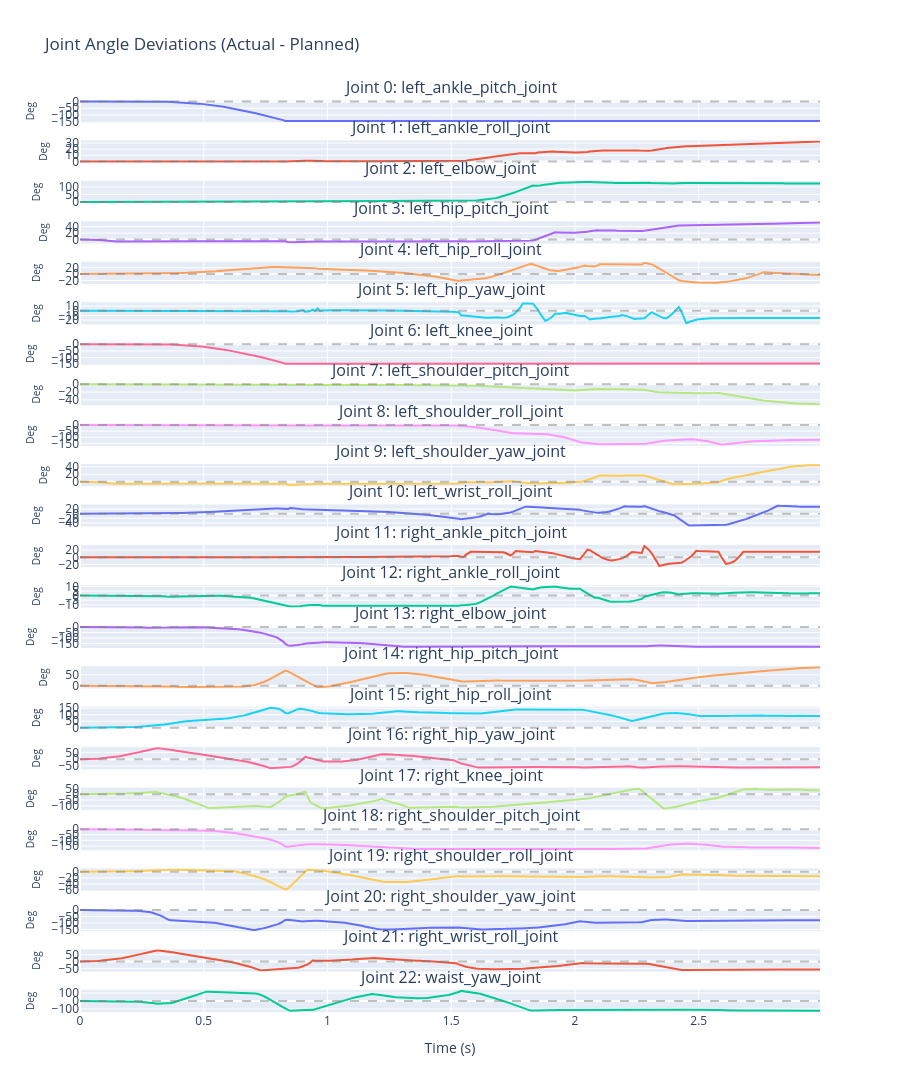
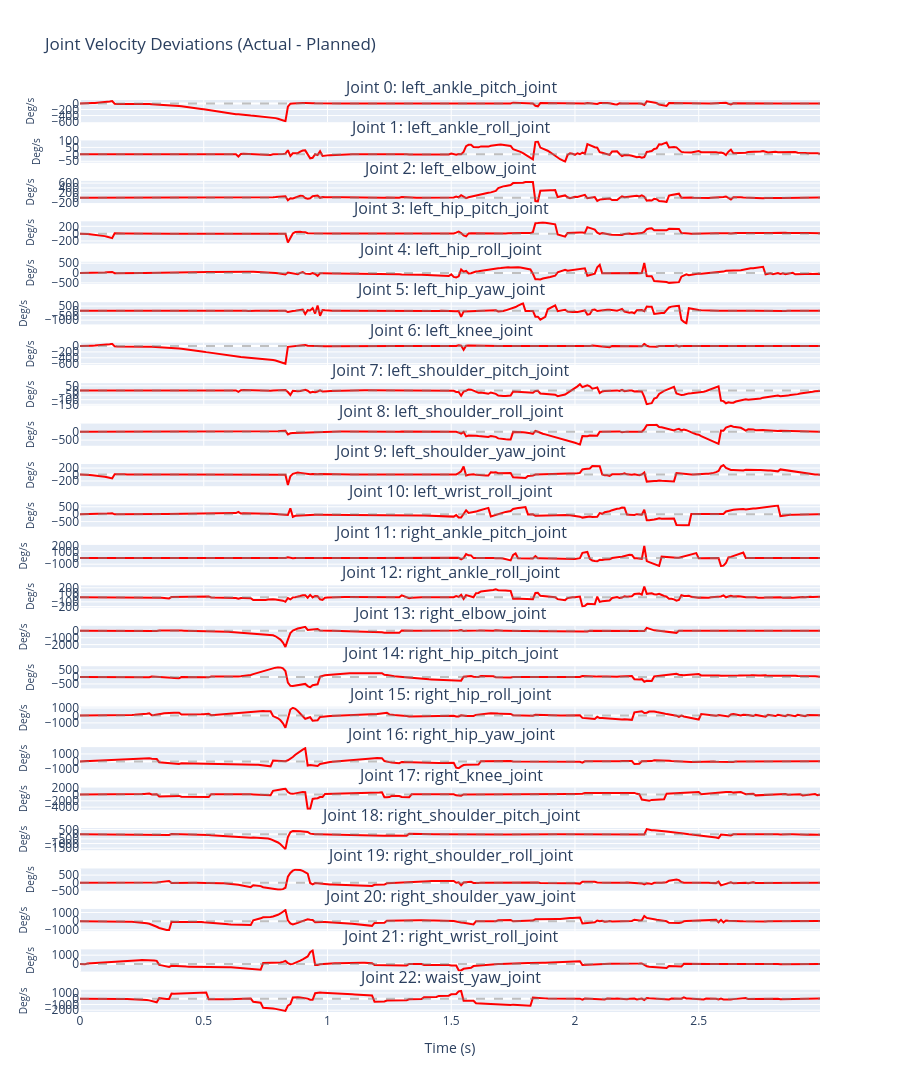

Notebook cell for these charts, in order:
### Markdown cell above
## 11. Visualize Joint Deviations (All Joints)

### Code cell
# Prepare data
time = tracking_data['time']
joint_names = [joint.name() for joint in robot.joints()]

# Create figure with subplots for joint angle deviations
fig = make_subplots(
    rows=num_joints, cols=1,
    subplot_titles=[f"Joint {i}: {joint_names[i]}" for i in range(num_joints)],
    vertical_spacing=0.02,
    shared_xaxes=True
)

# Add traces for each joint's angle deviation
for j in range(num_joints):
    fig.add_trace(
        go.Scatter(
            x=time,
            y=np.rad2deg(tracking_data['joint_angle_deviations'][j]),
            mode='lines',
            name=joint_names[j],
            line=dict(width=2),
            showlegend=False
        ),
        row=j+1, col=1
    )
    
    # Add zero line
    fig.add_hline(y=0, line_dash="dash", line_color="gray", opacity=0.5, row=j+1, col=1)
    
    # Update y-axis
    fig.update_yaxes(title_text="Deg", row=j+1, col=1, title_font=dict(size=10))

# Update layout
fig.update_xaxes(title_text="Time (s)", row=num_joints, col=1)
fig.update_layout(
    height=300*num_joints,
    title_text="Joint Angle Deviations (Actual - Planned)",
    showlegend=False
)

fig.show()

# Create figure for joint velocity deviations
fig2 = make_subplots(
    rows=num_joints, cols=1,
    subplot_titles=[f"Joint {i}: {joint_names[i]}" for i in range(num_joints)],
    vertical_spacing=0.02,
    shared_xaxes=True
)

# Add traces for each joint's velocity deviation
for j in range(num_joints):
    fig2.add_trace(
        go.Scatter(
            x=time,
            y=np.rad2deg(tracking_data['joint_vel_deviations'][j]),
            mode='lines',
            name=joint_names[j],
            line=dict(width=2, color='red'),
            showlegend=False
        ),
        row=j+1, col=1
    )
    
    # Add zero line
    fig2.add_hline(y=0, line_dash="dash", line_color="gray", opacity=0.5, row=j+1, col=1)
    
    # Update y-axis
    fig2.update_yaxes(title_text="Deg/s", row=j+1, col=1, title_font=dict(size=10))

# Update layout
fig2.update_xaxes(title_text="Time (s)", row=num_joints, col=1)
fig2.update_layout(
    height=300*num_joints,
    title_text="Joint Velocity Deviations (Actual - Planned)",
    showlegend=False
)

fig2.show()

# Print statistics
print("\n=== Deviation Statistics ===")
for j in range(num_joints):
    max_angle_dev = max(np.abs(tracking_data['joint_angle_deviations'][j]))
    max_vel_dev = max(np.abs(tracking_data['joint_vel_deviations'][j]))
    print(f"{joint_names[j]:30s}: Angle={np.rad2deg(max_angle_dev):8.4f} deg, Vel={np.rad2deg(max_vel_dev):8.4f} deg/s")

### Figure 1 — Plotly figure (JSON) as saved in the notebook; plotly's stock layout.template omitted (floating-point values rounded to 4 significant figures; data arrays with more than 128 entries replaced by an {"elided": "..."} marker saying what was removed)
{"data": [{"line": {"width": 2}, "mode": "lines", "name": "left_ankle_pitch_joint", "showlegend": false, "type": "scatter", "x": {"elided": "300 float values"}, "xaxis": "x", "y": {"elided": "300 float values"}, "yaxis": "y"}, {"line": {"width": 2}, "mode": "lines", "name": "left_ankle_roll_joint", "showlegend": false, "type": "scatter", "x": {"elided": "300 float values"}, "xaxis": "x2", "y": {"elided": "300 float values"}, "yaxis": "y2"}, {"line": {"width": 2}, "mode": "lines", "name": "left_elbow_joint", "showlegend": false, "type": "scatter", "x": {"elided": "300 float values"}, "xaxis": "x3", "y": {"elided": "300 float values"}, "yaxis": "y3"}, {"line": {"width": 2}, "mode": "lines", "name": "left_hip_pitch_joint", "showlegend": false, "type": "scatter", "x": {"elided": "300 float values"}, "xaxis": "x4", "y": {"elided": "300 float values"}, "yaxis": "y4"}, {"line": {"width": 2}, "mode": "lines", "name": "left_hip_roll_joint", "showlegend": false, "type": "scatter", "x": {"elided": "300 float values"}, "xaxis": "x5", "y": {"elided": "300 float values"}, "yaxis": "y5"}, {"line": {"width": 2}, "mode": "lines", "name": "left_hip_yaw_joint", "showlegend": false, "type": "scatter", "x": {"elided": "300 float values"}, "xaxis": "x6", "y": {"elided": "300 float values"}, "yaxis": "y6"}, {"line": {"width": 2}, "mode": "lines", "name": "left_knee_joint", "showlegend": false, "type": "scatter", "x": {"elided": "300 float values"}, "xaxis": "x7", "y": {"elided": "300 float values"}, "yaxis": "y7"}, {"line": {"width": 2}, "mode": "lines", "name": "left_shoulder_pitch_joint", "showlegend": false, "type": "scatter", "x": {"elided": "300 float values"}, "xaxis": "x8", "y": {"elided": "300 float values"}, "yaxis": "y8"}, {"line": {"width": 2}, "mode": "lines", "name": "left_shoulder_roll_joint", "showlegend": false, "type": "scatter", "x": {"elided": "300 float values"}, "xaxis": "x9", "y": {"elided": "300 float values"}, "yaxis": "y9"}, {"line": {"width": 2}, "mode": "lines", "name": "left_shoulder_yaw_joint", "showlegend": false, "type": "scatter", "x": {"elided": "300 float values"}, "xaxis": "x10", "y": {"elided": "300 float values"}, "yaxis": "y10"}, {"line": {"width": 2}, "mode": "lines", "name": "left_wrist_roll_joint", "showlegend": false, "type": "scatter", "x": {"elided": "300 float values"}, "xaxis": "x11", "y": {"elided": "300 float values"}, "yaxis": "y11"}, {"line": {"width": 2}, "mode": "lines", "name": "right_ankle_pitch_joint", "showlegend": false, "type": "scatter", "x": {"elided": "300 float values"}, "xaxis": "x12", "y": {"elided": "300 float values"}, "yaxis": "y12"}, {"line": {"width": 2}, "mode": "lines", "name": "right_ankle_roll_joint", "showlegend": false, "type": "scatter", "x": {"elided": "300 float values"}, "xaxis": "x13", "y": {"elided": "300 float values"}, "yaxis": "y13"}, {"line": {"width": 2}, "mode": "lines", "name": "right_elbow_joint", "showlegend": false, "type": "scatter", "x": {"elided": "300 float values"}, "xaxis": "x14", "y": {"elided": "300 float values"}, "yaxis": "y14"}, {"line": {"width": 2}, "mode": "lines", "name": "right_hip_pitch_joint", "showlegend": false, "type": "scatter", "x": {"elided": "300 float values"}, "xaxis": "x15", "y": {"elided": "300 float values"}, "yaxis": "y15"}, {"line": {"width": 2}, "mode": "lines", "name": "right_hip_roll_joint", "showlegend": false, "type": "scatter", "x": {"elided": "300 float values"}, "xaxis": "x16", "y": {"elided": "300 float values"}, "yaxis": "y16"}, {"line": {"width": 2}, "mode": "lines", "name": "right_hip_yaw_joint", "showlegend": false, "type": "scatter", "x": {"elided": "300 float values"}, "xaxis": "x17", "y": {"elided": "300 float values"}, "yaxis": "y17"}, {"line": {"width": 2}, "mode": "lines", "name": "right_knee_joint", "showlegend": false, "type": "scatter", "x": {"elided": "300 float values"}, "xaxis": "x18", "y": {"elided": "300 float values"}, "yaxis": "y18"}, {"line": {"width": 2}, "mode": "lines", "name": "right_shoulder_pitch_joint", "showlegend": false, "type": "scatter", "x": {"elided": "300 float values"}, "xaxis": "x19", "y": {"elided": "300 float values"}, "yaxis": "y19"}, {"line": {"width": 2}, "mode": "lines", "name": "right_shoulder_roll_joint", "showlegend": false, "type": "scatter", "x": {"elided": "300 float values"}, "xaxis": "x20", "y": {"elided": "300 float values"}, "yaxis": "y20"}, {"line": {"width": 2}, "mode": "lines", "name": "right_shoulder_yaw_joint", "showlegend": false, "type": "scatter", "x": {"elided": "300 float values"}, "xaxis": "x21", "y": {"elided": "300 float values"}, "yaxis": "y21"}, {"line": {"width": 2}, "mode": "lines", "name": "right_wrist_roll_joint", "showlegend": false, "type": "scatter", "x": {"elided": "300 float values"}, "xaxis": "x22", "y": {"elided": "300 float values"}, "yaxis": "y22"}, {"line": {"width": 2}, "mode": "lines", "name": "waist_yaw_joint", "showlegend": false, "type": "scatter", "x": {"elided": "300 float values"}, "xaxis": "x23", "y": {"elided": "300 float values"}, "yaxis": "y23"}], "layout": {"annotations": [{"font": {"size": 16}, "showarrow": false, "text": "Joint 0: left_ankle_pitch_joint", "x": 0.5, "xanchor": "center", "xref": "paper", "y": 1, "yanchor": "bottom", "yref": "paper"}, {"font": {"size": 16}, "showarrow": false, "text": "Joint 1: left_ankle_roll_joint", "x": 0.5, "xanchor": "center", "xref": "paper", "y": 0.9557, "yanchor": "bottom", "yref": "paper"}, {"font": {"size": 16}, "showarrow": false, "text": "Joint 2: left_elbow_joint", "x": 0.5, "xanchor": "center", "xref": "paper", "y": 0.9113, "yanchor": "bottom", "yref": "paper"}, {"font": {"size": 16}, "showarrow": false, "text": "Joint 3: left_hip_pitch_joint", "x": 0.5, "xanchor": "center", "xref": "paper", "y": 0.867, "yanchor": "bottom", "yref": "paper"}, {"font": {"size": 16}, "showarrow": false, "text": "Joint 4: left_hip_roll_joint", "x": 0.5, "xanchor": "center", "xref": "paper", "y": 0.8226, "yanchor": "bottom", "yref": "paper"}, {"font": {"size": 16}, "showarrow": false, "text": "Joint 5: left_hip_yaw_joint", "x": 0.5, "xanchor": "center", "xref": "paper", "y": 0.7783, "yanchor": "bottom", "yref": "paper"}, {"font": {"size": 16}, "showarrow": false, "text": "Joint 6: left_knee_joint", "x": 0.5, "xanchor": "center", "xref": "paper", "y": 0.7339, "yanchor": "bottom", "yref": "paper"}, {"font": {"size": 16}, "showarrow": false, "text": "Joint 7: left_shoulder_pitch_joint", "x": 0.5, "xanchor": "center", "xref": "paper", "y": 0.6896, "yanchor": "bottom", "yref": "paper"}, {"font": {"size": 16}, "showarrow": false, "text": "Joint 8: left_shoulder_roll_joint", "x": 0.5, "xanchor": "center", "xref": "paper", "y": 0.6452, "yanchor": "bottom", "yref": "paper"}, {"font": {"size": 16}, "showarrow": false, "text": "Joint 9: left_shoulder_yaw_joint", "x": 0.5, "xanchor": "center", "xref": "paper", "y": 0.6009, "yanchor": "bottom", "yref": "paper"}, {"font": {"size": 16}, "showarrow": false, "text": "Joint 10: left_wrist_roll_joint", "x": 0.5, "xanchor": "center", "xref": "paper", "y": 0.5565, "yanchor": "bottom", "yref": "paper"}, {"font": {"size": 16}, "showarrow": false, "text": "Joint 11: right_ankle_pitch_joint", "x": 0.5, "xanchor": "center", "xref": "paper", "y": 0.5122, "yanchor": "bottom", "yref": "paper"}, {"font": {"size": 16}, "showarrow": false, "text": "Joint 12: right_ankle_roll_joint", "x": 0.5, "xanchor": "center", "xref": "paper", "y": 0.4678, "yanchor": "bottom", "yref": "paper"}, {"font": {"size": 16}, "showarrow": false, "text": "Joint 13: right_elbow_joint", "x": 0.5, "xanchor": "center", "xref": "paper", "y": 0.4235, "yanchor": "bottom", "yref": "paper"}, {"font": {"size": 16}, "showarrow": false, "text": "Joint 14: right_hip_pitch_joint", "x": 0.5, "xanchor": "center", "xref": "paper", "y": 0.3791, "yanchor": "bottom", "yref": "paper"}, {"font": {"size": 16}, "showarrow": false, "text": "Joint 15: right_hip_roll_joint", "x": 0.5, "xanchor": "center", "xref": "paper", "y": 0.3348, "yanchor": "bottom", "yref": "paper"}, {"font": {"size": 16}, "showarrow": false, "text": "Joint 16: right_hip_yaw_joint", "x": 0.5, "xanchor": "center", "xref": "paper", "y": 0.2904, "yanchor": "bottom", "yref": "paper"}, {"font": {"size": 16}, "showarrow": false, "text": "Joint 17: right_knee_joint", "x": 0.5, "xanchor": "center", "xref": "paper", "y": 0.2461, "yanchor": "bottom", "yref": "paper"}, {"font": {"size": 16}, "showarrow": false, "text": "Joint 18: right_shoulder_pitch_joint", "x": 0.5, "xanchor": "center", "xref": "paper", "y": 0.2017, "yanchor": "bottom", "yref": "paper"}, {"font": {"size": 16}, "showarrow": false, "text": "Joint 19: right_shoulder_roll_joint", "x": 0.5, "xanchor": "center", "xref": "paper", "y": 0.1574, "yanchor": "bottom", "yref": "paper"}, {"font": {"size": 16}, "showarrow": false, "text": "Joint 20: right_shoulder_yaw_joint", "x": 0.5, "xanchor": "center", "xref": "paper", "y": 0.113, "yanchor": "bottom", "yref": "paper"}, {"font": {"size": 16}, "showarrow": false, "text": "Joint 21: right_wrist_roll_joint", "x": 0.5, "xanchor": "center", "xref": "paper", "y": 0.0687, "yanchor": "bottom", "yref": "paper"}, {"font": {"size": 16}, "showarrow": false, "text": "Joint 22: waist_yaw_joint", "x": 0.5, "xanchor": "center", "xref": "paper", "y": 0.02435, "yanchor": "bottom", "yref": "paper"}], "height": 6900, "shapes": [{"line": {"color": "gray", "dash": "dash"}, "opacity": 0.5, "type": "line", "x0": 0, "x1": 1, "xref": "x domain", "y0": 0, "y1": 0, "yref": "y"}, {"line": {"color": "gray", "dash": "dash"}, "opacity": 0.5, "type": "line", "x0": 0, "x1": 1, "xref": "x2 domain", "y0": 0, "y1": 0, "yref": "y2"}, {"line": {"color": "gray", "dash": "dash"}, "opacity": 0.5, "type": "line", "x0": 0, "x1": 1, "xref": "x3 domain", "y0": 0, "y1": 0, "yref": "y3"}, {"line": {"color": "gray", "dash": "dash"}, "opacity": 0.5, "type": "line", "x0": 0, "x1": 1, "xref": "x4 domain", "y0": 0, "y1": 0, "yref": "y4"}, {"line": {"color": "gray", "dash": "dash"}, "opacity": 0.5, "type": "line", "x0": 0, "x1": 1, "xref": "x5 domain", "y0": 0, "y1": 0, "yref": "y5"}, {"line": {"color": "gray", "dash": "dash"}, "opacity": 0.5, "type": "line", "x0": 0, "x1": 1, "xref": "x6 domain", "y0": 0, "y1": 0, "yref": "y6"}, {"line": {"color": "gray", "dash": "dash"}, "opacity": 0.5, "type": "line", "x0": 0, "x1": 1, "xref": "x7 domain", "y0": 0, "y1": 0, "yref": "y7"}, {"line": {"color": "gray", "dash": "dash"}, "opacity": 0.5, "type": "line", "x0": 0, "x1": 1, "xref": "x8 domain", "y0": 0, "y1": 0, "yref": "y8"}, {"line": {"color": "gray", "dash": "dash"}, "opacity": 0.5, "type": "line", "x0": 0, "x1": 1, "xref": "x9 domain", "y0": 0, "y1": 0, "yref": "y9"}, {"line": {"color": "gray", "dash": "dash"}, "opacity": 0.5, "type": "line", "x0": 0, "x1": 1, "xref": "x10 domain", "y0": 0, "y1": 0, "yref": "y10"}, {"line": {"color": "gray", "dash": "dash"}, "opacity": 0.5, "type": "line", "x0": 0, "x1": 1, "xref": "x11 domain", "y0": 0, "y1": 0, "yref": "y11"}, {"line": {"color": "gray", "dash": "dash"}, "opacity": 0.5, "type": "line", "x0": 0, "x1": 1, "xref": "x12 domain", "y0": 0, "y1": 0, "yref": "y12"}, {"line": {"color": "gray", "dash": "dash"}, "opacity": 0.5, "type": "line", "x0": 0, "x1": 1, "xref": "x13 domain", "y0": 0, "y1": 0, "yref": "y13"}, {"line": {"color": "gray", "dash": "dash"}, "opacity": 0.5, "type": "line", "x0": 0, "x1": 1, "xref": "x14 domain", "y0": 0, "y1": 0, "yref": "y14"}, {"line": {"color": "gray", "dash": "dash"}, "opacity": 0.5, "type": "line", "x0": 0, "x1": 1, "xref": "x15 domain", "y0": 0, "y1": 0, "yref": "y15"}, {"line": {"color": "gray", "dash": "dash"}, "opacity": 0.5, "type": "line", "x0": 0, "x1": 1, "xref": "x16 domain", "y0": 0, "y1": 0, "yref": "y16"}, {"line": {"color": "gray", "dash": "dash"}, "opacity": 0.5, "type": "line", "x0": 0, "x1": 1, "xref": "x17 domain", "y0": 0, "y1": 0, "yref": "y17"}, {"line": {"color": "gray", "dash": "dash"}, "opacity": 0.5, "type": "line", "x0": 0, "x1": 1, "xref": "x18 domain", "y0": 0, "y1": 0, "yref": "y18"}, {"line": {"color": "gray", "dash": "dash"}, "opacity": 0.5, "type": "line", "x0": 0, "x1": 1, "xref": "x19 domain", "y0": 0, "y1": 0, "yref": "y19"}, {"line": {"color": "gray", "dash": "dash"}, "opacity": 0.5, "type": "line", "x0": 0, "x1": 1, "xref": "x20 domain", "y0": 0, "y1": 0, "yref": "y20"}, {"line": {"color": "gray", "dash": "dash"}, "opacity": 0.5, "type": "line", "x0": 0, "x1": 1, "xref": "x21 domain", "y0": 0, "y1": 0, "yref": "y21"}, {"line": {"color": "gray", "dash": "dash"}, "opacity": 0.5, "type": "line", "x0": 0, "x1": 1, "xref": "x22 domain", "y0": 0, "y1": 0, "yref": "y22"}, {"line": {"color": "gray", "dash": "dash"}, "opacity": 0.5, "type": "line", "x0": 0, "x1": 1, "xref": "x23 domain", "y0": 0, "y1": 0, "yref": "y23"}], "showlegend": false, "title": {"text": "Joint Angle Deviations (Actual - Planned)"}, "xaxis": {"anchor": "y", "domain": [0, 1], "matches": "x23", "showticklabels": false}, "xaxis10": {"anchor": "y10", "domain": [0, 1], "matches": "x23", "showticklabels": false}, "xaxis11": {"anchor": "y11", "domain": [0, 1], "matches": "x23", "showticklabels": false}, "xaxis12": {"anchor": "y12", "domain": [0, 1], "matches": "x23", "showticklabels": false}, "xaxis13": {"anchor": "y13", "domain": [0, 1], "matches": "x23", "showticklabels": false}, "xaxis14": {"anchor": "y14", "domain": [0, 1], "matches": "x23", "showticklabels": false}, "xaxis15": {"anchor": "y15", "domain": [0, 1], "matches": "x23", "showticklabels": false}, "xaxis16": {"anchor": "y16", "domain": [0, 1], "matches": "x23", "showticklabels": false}, "xaxis17": {"anchor": "y17", "domain": [0, 1], "matches": "x23", "showticklabels": false}, "xaxis18": {"anchor": "y18", "domain": [0, 1], "matches": "x23", "showticklabels": false}, "xaxis19": {"anchor": "y19", "domain": [0, 1], "matches": "x23", "showticklabels": false}, "xaxis2": {"anchor": "y2", "domain": [0, 1], "matches": "x23", "showticklabels": false}, "xaxis20": {"anchor": "y20", "domain": [0, 1], "matches": "x23", "showticklabels": false}, "xaxis21": {"anchor": "y21", "domain": [0, 1], "matches": "x23", "showticklabels": false}, "xaxis22": {"anchor": "y22", "domain": [0, 1], "matches": "x23", "showticklabels": false}, "xaxis23": {"anchor": "y23", "domain": [0, 1], "title": {"text": "Time (s)"}}, "xaxis3": {"anchor": "y3", "domain": [0, 1], "matches": "x23", "showticklabels": false}, "xaxis4": {"anchor": "y4", "domain": [0, 1], "matches": "x23", "showticklabels": false}, "xaxis5": {"anchor": "y5", "domain": [0, 1], "matches": "x23", "showticklabels": false}, "xaxis6": {"anchor": "y6", "domain": [0, 1], "matches": "x23", "showticklabels": false}, "xaxis7": {"anchor": "y7", "domain": [0, 1], "matches": "x23", "showticklabels": false}, "xaxis8": {"anchor": "y8", "domain": [0, 1], "matches": "x23", "showticklabels": false}, "xaxis9": {"anchor": "y9", "domain": [0, 1], "matches": "x23", "showticklabels": false}, "yaxis": {"anchor": "x", "domain": [0.9757, 1], "title": {"font": {"size": 10}, "text": "Deg"}}, "yaxis10": {"anchor": "x10", "domain": [0.5765, 0.6009], "title": {"font": {"size": 10}, "text": "Deg"}}, "yaxis11": {"anchor": "x11", "domain": [0.5322, 0.5565], "title": {"font": {"size": 10}, "text": "Deg"}}, "yaxis12": {"anchor": "x12", "domain": [0.4878, 0.5122], "title": {"font": {"size": 10}, "text": "Deg"}}, "yaxis13": {"anchor": "x13", "domain": [0.4435, 0.4678], "title": {"font": {"size": 10}, "text": "Deg"}}, "yaxis14": {"anchor": "x14", "domain": [0.3991, 0.4235], "title": {"font": {"size": 10}, "text": "Deg"}}, "yaxis15": {"anchor": "x15", "domain": [0.3548, 0.3791], "title": {"font": {"size": 10}, "text": "Deg"}}, "yaxis16": {"anchor": "x16", "domain": [0.3104, 0.3348], "title": {"font": {"size": 10}, "text": "Deg"}}, "yaxis17": {"anchor": "x17", "domain": [0.2661, 0.2904], "title": {"font": {"size": 10}, "text": "Deg"}}, "yaxis18": {"anchor": "x18", "domain": [0.2217, 0.2461], "title": {"font": {"size": 10}, "text": "Deg"}}, "yaxis19": {"anchor": "x19", "domain": [0.1774, 0.2017], "title": {"font": {"size": 10}, "text": "Deg"}}, "yaxis2": {"anchor": "x2", "domain": [0.9313, 0.9557], "title": {"font": {"size": 10}, "text": "Deg"}}, "yaxis20": {"anchor": "x20", "domain": [0.133, 0.1574], "title": {"font": {"size": 10}, "text": "Deg"}}, "yaxis21": {"anchor": "x21", "domain": [0.0887, 0.113], "title": {"font": {"size": 10}, "text": "Deg"}}, "yaxis22": {"anchor": "x22", "domain": [0.04435, 0.0687], "title": {"font": {"size": 10}, "text": "Deg"}}, "yaxis23": {"anchor": "x23", "domain": [0, 0.02435], "title": {"font": {"size": 10}, "text": "Deg"}}, "yaxis3": {"anchor": "x3", "domain": [0.887, 0.9113], "title": {"font": {"size": 10}, "text": "Deg"}}, "yaxis4": {"anchor": "x4", "domain": [0.8426, 0.867], "title": {"font": {"size": 10}, "text": "Deg"}}, "yaxis5": {"anchor": "x5", "domain": [0.7983, 0.8226], "title": {"font": {"size": 10}, "text": "Deg"}}, "yaxis6": {"anchor": "x6", "domain": [0.7539, 0.7783], "title": {"font": {"size": 10}, "text": "Deg"}}, "yaxis7": {"anchor": "x7", "domain": [0.7096, 0.7339], "title": {"font": {"size": 10}, "text": "Deg"}}, "yaxis8": {"anchor": "x8", "domain": [0.6652, 0.6896], "title": {"font": {"size": 10}, "text": "Deg"}}, "yaxis9": {"anchor": "x9", "domain": [0.6209, 0.6452], "title": {"font": {"size": 10}, "text": "Deg"}}}}

### Figure 2 — Plotly figure (JSON) as saved in the notebook; plotly's stock layout.template omitted (floating-point values rounded to 4 significant figures; data arrays with more than 128 entries replaced by an {"elided": "..."} marker saying what was removed)
{"data": [{"line": {"color": "red", "width": 2}, "mode": "lines", "name": "left_ankle_pitch_joint", "showlegend": false, "type": "scatter", "x": {"elided": "300 float values"}, "xaxis": "x", "y": {"elided": "300 float values"}, "yaxis": "y"}, {"line": {"color": "red", "width": 2}, "mode": "lines", "name": "left_ankle_roll_joint", "showlegend": false, "type": "scatter", "x": {"elided": "300 float values"}, "xaxis": "x2", "y": {"elided": "300 float values"}, "yaxis": "y2"}, {"line": {"color": "red", "width": 2}, "mode": "lines", "name": "left_elbow_joint", "showlegend": false, "type": "scatter", "x": {"elided": "300 float values"}, "xaxis": "x3", "y": {"elided": "300 float values"}, "yaxis": "y3"}, {"line": {"color": "red", "width": 2}, "mode": "lines", "name": "left_hip_pitch_joint", "showlegend": false, "type": "scatter", "x": {"elided": "300 float values"}, "xaxis": "x4", "y": {"elided": "300 float values"}, "yaxis": "y4"}, {"line": {"color": "red", "width": 2}, "mode": "lines", "name": "left_hip_roll_joint", "showlegend": false, "type": "scatter", "x": {"elided": "300 float values"}, "xaxis": "x5", "y": {"elided": "300 float values"}, "yaxis": "y5"}, {"line": {"color": "red", "width": 2}, "mode": "lines", "name": "left_hip_yaw_joint", "showlegend": false, "type": "scatter", "x": {"elided": "300 float values"}, "xaxis": "x6", "y": {"elided": "300 float values"}, "yaxis": "y6"}, {"line": {"color": "red", "width": 2}, "mode": "lines", "name": "left_knee_joint", "showlegend": false, "type": "scatter", "x": {"elided": "300 float values"}, "xaxis": "x7", "y": {"elided": "300 float values"}, "yaxis": "y7"}, {"line": {"color": "red", "width": 2}, "mode": "lines", "name": "left_shoulder_pitch_joint", "showlegend": false, "type": "scatter", "x": {"elided": "300 float values"}, "xaxis": "x8", "y": {"elided": "300 float values"}, "yaxis": "y8"}, {"line": {"color": "red", "width": 2}, "mode": "lines", "name": "left_shoulder_roll_joint", "showlegend": false, "type": "scatter", "x": {"elided": "300 float values"}, "xaxis": "x9", "y": {"elided": "300 float values"}, "yaxis": "y9"}, {"line": {"color": "red", "width": 2}, "mode": "lines", "name": "left_shoulder_yaw_joint", "showlegend": false, "type": "scatter", "x": {"elided": "300 float values"}, "xaxis": "x10", "y": {"elided": "300 float values"}, "yaxis": "y10"}, {"line": {"color": "red", "width": 2}, "mode": "lines", "name": "left_wrist_roll_joint", "showlegend": false, "type": "scatter", "x": {"elided": "300 float values"}, "xaxis": "x11", "y": {"elided": "300 float values"}, "yaxis": "y11"}, {"line": {"color": "red", "width": 2}, "mode": "lines", "name": "right_ankle_pitch_joint", "showlegend": false, "type": "scatter", "x": {"elided": "300 float values"}, "xaxis": "x12", "y": {"elided": "300 float values"}, "yaxis": "y12"}, {"line": {"color": "red", "width": 2}, "mode": "lines", "name": "right_ankle_roll_joint", "showlegend": false, "type": "scatter", "x": {"elided": "300 float values"}, "xaxis": "x13", "y": {"elided": "300 float values"}, "yaxis": "y13"}, {"line": {"color": "red", "width": 2}, "mode": "lines", "name": "right_elbow_joint", "showlegend": false, "type": "scatter", "x": {"elided": "300 float values"}, "xaxis": "x14", "y": {"elided": "300 float values"}, "yaxis": "y14"}, {"line": {"color": "red", "width": 2}, "mode": "lines", "name": "right_hip_pitch_joint", "showlegend": false, "type": "scatter", "x": {"elided": "300 float values"}, "xaxis": "x15", "y": {"elided": "300 float values"}, "yaxis": "y15"}, {"line": {"color": "red", "width": 2}, "mode": "lines", "name": "right_hip_roll_joint", "showlegend": false, "type": "scatter", "x": {"elided": "300 float values"}, "xaxis": "x16", "y": {"elided": "300 float values"}, "yaxis": "y16"}, {"line": {"color": "red", "width": 2}, "mode": "lines", "name": "right_hip_yaw_joint", "showlegend": false, "type": "scatter", "x": {"elided": "300 float values"}, "xaxis": "x17", "y": {"elided": "300 float values"}, "yaxis": "y17"}, {"line": {"color": "red", "width": 2}, "mode": "lines", "name": "right_knee_joint", "showlegend": false, "type": "scatter", "x": {"elided": "300 float values"}, "xaxis": "x18", "y": {"elided": "300 float values"}, "yaxis": "y18"}, {"line": {"color": "red", "width": 2}, "mode": "lines", "name": "right_shoulder_pitch_joint", "showlegend": false, "type": "scatter", "x": {"elided": "300 float values"}, "xaxis": "x19", "y": {"elided": "300 float values"}, "yaxis": "y19"}, {"line": {"color": "red", "width": 2}, "mode": "lines", "name": "right_shoulder_roll_joint", "showlegend": false, "type": "scatter", "x": {"elided": "300 float values"}, "xaxis": "x20", "y": {"elided": "300 float values"}, "yaxis": "y20"}, {"line": {"color": "red", "width": 2}, "mode": "lines", "name": "right_shoulder_yaw_joint", "showlegend": false, "type": "scatter", "x": {"elided": "300 float values"}, "xaxis": "x21", "y": {"elided": "300 float values"}, "yaxis": "y21"}, {"line": {"color": "red", "width": 2}, "mode": "lines", "name": "right_wrist_roll_joint", "showlegend": false, "type": "scatter", "x": {"elided": "300 float values"}, "xaxis": "x22", "y": {"elided": "300 float values"}, "yaxis": "y22"}, {"line": {"color": "red", "width": 2}, "mode": "lines", "name": "waist_yaw_joint", "showlegend": false, "type": "scatter", "x": {"elided": "300 float values"}, "xaxis": "x23", "y": {"elided": "300 float values"}, "yaxis": "y23"}], "layout": {"annotations": [{"font": {"size": 16}, "showarrow": false, "text": "Joint 0: left_ankle_pitch_joint", "x": 0.5, "xanchor": "center", "xref": "paper", "y": 1, "yanchor": "bottom", "yref": "paper"}, {"font": {"size": 16}, "showarrow": false, "text": "Joint 1: left_ankle_roll_joint", "x": 0.5, "xanchor": "center", "xref": "paper", "y": 0.9557, "yanchor": "bottom", "yref": "paper"}, {"font": {"size": 16}, "showarrow": false, "text": "Joint 2: left_elbow_joint", "x": 0.5, "xanchor": "center", "xref": "paper", "y": 0.9113, "yanchor": "bottom", "yref": "paper"}, {"font": {"size": 16}, "showarrow": false, "text": "Joint 3: left_hip_pitch_joint", "x": 0.5, "xanchor": "center", "xref": "paper", "y": 0.867, "yanchor": "bottom", "yref": "paper"}, {"font": {"size": 16}, "showarrow": false, "text": "Joint 4: left_hip_roll_joint", "x": 0.5, "xanchor": "center", "xref": "paper", "y": 0.8226, "yanchor": "bottom", "yref": "paper"}, {"font": {"size": 16}, "showarrow": false, "text": "Joint 5: left_hip_yaw_joint", "x": 0.5, "xanchor": "center", "xref": "paper", "y": 0.7783, "yanchor": "bottom", "yref": "paper"}, {"font": {"size": 16}, "showarrow": false, "text": "Joint 6: left_knee_joint", "x": 0.5, "xanchor": "center", "xref": "paper", "y": 0.7339, "yanchor": "bottom", "yref": "paper"}, {"font": {"size": 16}, "showarrow": false, "text": "Joint 7: left_shoulder_pitch_joint", "x": 0.5, "xanchor": "center", "xref": "paper", "y": 0.6896, "yanchor": "bottom", "yref": "paper"}, {"font": {"size": 16}, "showarrow": false, "text": "Joint 8: left_shoulder_roll_joint", "x": 0.5, "xanchor": "center", "xref": "paper", "y": 0.6452, "yanchor": "bottom", "yref": "paper"}, {"font": {"size": 16}, "showarrow": false, "text": "Joint 9: left_shoulder_yaw_joint", "x": 0.5, "xanchor": "center", "xref": "paper", "y": 0.6009, "yanchor": "bottom", "yref": "paper"}, {"font": {"size": 16}, "showarrow": false, "text": "Joint 10: left_wrist_roll_joint", "x": 0.5, "xanchor": "center", "xref": "paper", "y": 0.5565, "yanchor": "bottom", "yref": "paper"}, {"font": {"size": 16}, "showarrow": false, "text": "Joint 11: right_ankle_pitch_joint", "x": 0.5, "xanchor": "center", "xref": "paper", "y": 0.5122, "yanchor": "bottom", "yref": "paper"}, {"font": {"size": 16}, "showarrow": false, "text": "Joint 12: right_ankle_roll_joint", "x": 0.5, "xanchor": "center", "xref": "paper", "y": 0.4678, "yanchor": "bottom", "yref": "paper"}, {"font": {"size": 16}, "showarrow": false, "text": "Joint 13: right_elbow_joint", "x": 0.5, "xanchor": "center", "xref": "paper", "y": 0.4235, "yanchor": "bottom", "yref": "paper"}, {"font": {"size": 16}, "showarrow": false, "text": "Joint 14: right_hip_pitch_joint", "x": 0.5, "xanchor": "center", "xref": "paper", "y": 0.3791, "yanchor": "bottom", "yref": "paper"}, {"font": {"size": 16}, "showarrow": false, "text": "Joint 15: right_hip_roll_joint", "x": 0.5, "xanchor": "center", "xref": "paper", "y": 0.3348, "yanchor": "bottom", "yref": "paper"}, {"font": {"size": 16}, "showarrow": false, "text": "Joint 16: right_hip_yaw_joint", "x": 0.5, "xanchor": "center", "xref": "paper", "y": 0.2904, "yanchor": "bottom", "yref": "paper"}, {"font": {"size": 16}, "showarrow": false, "text": "Joint 17: right_knee_joint", "x": 0.5, "xanchor": "center", "xref": "paper", "y": 0.2461, "yanchor": "bottom", "yref": "paper"}, {"font": {"size": 16}, "showarrow": false, "text": "Joint 18: right_shoulder_pitch_joint", "x": 0.5, "xanchor": "center", "xref": "paper", "y": 0.2017, "yanchor": "bottom", "yref": "paper"}, {"font": {"size": 16}, "showarrow": false, "text": "Joint 19: right_shoulder_roll_joint", "x": 0.5, "xanchor": "center", "xref": "paper", "y": 0.1574, "yanchor": "bottom", "yref": "paper"}, {"font": {"size": 16}, "showarrow": false, "text": "Joint 20: right_shoulder_yaw_joint", "x": 0.5, "xanchor": "center", "xref": "paper", "y": 0.113, "yanchor": "bottom", "yref": "paper"}, {"font": {"size": 16}, "showarrow": false, "text": "Joint 21: right_wrist_roll_joint", "x": 0.5, "xanchor": "center", "xref": "paper", "y": 0.0687, "yanchor": "bottom", "yref": "paper"}, {"font": {"size": 16}, "showarrow": false, "text": "Joint 22: waist_yaw_joint", "x": 0.5, "xanchor": "center", "xref": "paper", "y": 0.02435, "yanchor": "bottom", "yref": "paper"}], "height": 6900, "shapes": [{"line": {"color": "gray", "dash": "dash"}, "opacity": 0.5, "type": "line", "x0": 0, "x1": 1, "xref": "x domain", "y0": 0, "y1": 0, "yref": "y"}, {"line": {"color": "gray", "dash": "dash"}, "opacity": 0.5, "type": "line", "x0": 0, "x1": 1, "xref": "x2 domain", "y0": 0, "y1": 0, "yref": "y2"}, {"line": {"color": "gray", "dash": "dash"}, "opacity": 0.5, "type": "line", "x0": 0, "x1": 1, "xref": "x3 domain", "y0": 0, "y1": 0, "yref": "y3"}, {"line": {"color": "gray", "dash": "dash"}, "opacity": 0.5, "type": "line", "x0": 0, "x1": 1, "xref": "x4 domain", "y0": 0, "y1": 0, "yref": "y4"}, {"line": {"color": "gray", "dash": "dash"}, "opacity": 0.5, "type": "line", "x0": 0, "x1": 1, "xref": "x5 domain", "y0": 0, "y1": 0, "yref": "y5"}, {"line": {"color": "gray", "dash": "dash"}, "opacity": 0.5, "type": "line", "x0": 0, "x1": 1, "xref": "x6 domain", "y0": 0, "y1": 0, "yref": "y6"}, {"line": {"color": "gray", "dash": "dash"}, "opacity": 0.5, "type": "line", "x0": 0, "x1": 1, "xref": "x7 domain", "y0": 0, "y1": 0, "yref": "y7"}, {"line": {"color": "gray", "dash": "dash"}, "opacity": 0.5, "type": "line", "x0": 0, "x1": 1, "xref": "x8 domain", "y0": 0, "y1": 0, "yref": "y8"}, {"line": {"color": "gray", "dash": "dash"}, "opacity": 0.5, "type": "line", "x0": 0, "x1": 1, "xref": "x9 domain", "y0": 0, "y1": 0, "yref": "y9"}, {"line": {"color": "gray", "dash": "dash"}, "opacity": 0.5, "type": "line", "x0": 0, "x1": 1, "xref": "x10 domain", "y0": 0, "y1": 0, "yref": "y10"}, {"line": {"color": "gray", "dash": "dash"}, "opacity": 0.5, "type": "line", "x0": 0, "x1": 1, "xref": "x11 domain", "y0": 0, "y1": 0, "yref": "y11"}, {"line": {"color": "gray", "dash": "dash"}, "opacity": 0.5, "type": "line", "x0": 0, "x1": 1, "xref": "x12 domain", "y0": 0, "y1": 0, "yref": "y12"}, {"line": {"color": "gray", "dash": "dash"}, "opacity": 0.5, "type": "line", "x0": 0, "x1": 1, "xref": "x13 domain", "y0": 0, "y1": 0, "yref": "y13"}, {"line": {"color": "gray", "dash": "dash"}, "opacity": 0.5, "type": "line", "x0": 0, "x1": 1, "xref": "x14 domain", "y0": 0, "y1": 0, "yref": "y14"}, {"line": {"color": "gray", "dash": "dash"}, "opacity": 0.5, "type": "line", "x0": 0, "x1": 1, "xref": "x15 domain", "y0": 0, "y1": 0, "yref": "y15"}, {"line": {"color": "gray", "dash": "dash"}, "opacity": 0.5, "type": "line", "x0": 0, "x1": 1, "xref": "x16 domain", "y0": 0, "y1": 0, "yref": "y16"}, {"line": {"color": "gray", "dash": "dash"}, "opacity": 0.5, "type": "line", "x0": 0, "x1": 1, "xref": "x17 domain", "y0": 0, "y1": 0, "yref": "y17"}, {"line": {"color": "gray", "dash": "dash"}, "opacity": 0.5, "type": "line", "x0": 0, "x1": 1, "xref": "x18 domain", "y0": 0, "y1": 0, "yref": "y18"}, {"line": {"color": "gray", "dash": "dash"}, "opacity": 0.5, "type": "line", "x0": 0, "x1": 1, "xref": "x19 domain", "y0": 0, "y1": 0, "yref": "y19"}, {"line": {"color": "gray", "dash": "dash"}, "opacity": 0.5, "type": "line", "x0": 0, "x1": 1, "xref": "x20 domain", "y0": 0, "y1": 0, "yref": "y20"}, {"line": {"color": "gray", "dash": "dash"}, "opacity": 0.5, "type": "line", "x0": 0, "x1": 1, "xref": "x21 domain", "y0": 0, "y1": 0, "yref": "y21"}, {"line": {"color": "gray", "dash": "dash"}, "opacity": 0.5, "type": "line", "x0": 0, "x1": 1, "xref": "x22 domain", "y0": 0, "y1": 0, "yref": "y22"}, {"line": {"color": "gray", "dash": "dash"}, "opacity": 0.5, "type": "line", "x0": 0, "x1": 1, "xref": "x23 domain", "y0": 0, "y1": 0, "yref": "y23"}], "showlegend": false, "title": {"text": "Joint Velocity Deviations (Actual - Planned)"}, "xaxis": {"anchor": "y", "domain": [0, 1], "matches": "x23", "showticklabels": false}, "xaxis10": {"anchor": "y10", "domain": [0, 1], "matches": "x23", "showticklabels": false}, "xaxis11": {"anchor": "y11", "domain": [0, 1], "matches": "x23", "showticklabels": false}, "xaxis12": {"anchor": "y12", "domain": [0, 1], "matches": "x23", "showticklabels": false}, "xaxis13": {"anchor": "y13", "domain": [0, 1], "matches": "x23", "showticklabels": false}, "xaxis14": {"anchor": "y14", "domain": [0, 1], "matches": "x23", "showticklabels": false}, "xaxis15": {"anchor": "y15", "domain": [0, 1], "matches": "x23", "showticklabels": false}, "xaxis16": {"anchor": "y16", "domain": [0, 1], "matches": "x23", "showticklabels": false}, "xaxis17": {"anchor": "y17", "domain": [0, 1], "matches": "x23", "showticklabels": false}, "xaxis18": {"anchor": "y18", "domain": [0, 1], "matches": "x23", "showticklabels": false}, "xaxis19": {"anchor": "y19", "domain": [0, 1], "matches": "x23", "showticklabels": false}, "xaxis2": {"anchor": "y2", "domain": [0, 1], "matches": "x23", "showticklabels": false}, "xaxis20": {"anchor": "y20", "domain": [0, 1], "matches": "x23", "showticklabels": false}, "xaxis21": {"anchor": "y21", "domain": [0, 1], "matches": "x23", "showticklabels": false}, "xaxis22": {"anchor": "y22", "domain": [0, 1], "matches": "x23", "showticklabels": false}, "xaxis23": {"anchor": "y23", "domain": [0, 1], "title": {"text": "Time (s)"}}, "xaxis3": {"anchor": "y3", "domain": [0, 1], "matches": "x23", "showticklabels": false}, "xaxis4": {"anchor": "y4", "domain": [0, 1], "matches": "x23", "showticklabels": false}, "xaxis5": {"anchor": "y5", "domain": [0, 1], "matches": "x23", "showticklabels": false}, "xaxis6": {"anchor": "y6", "domain": [0, 1], "matches": "x23", "showticklabels": false}, "xaxis7": {"anchor": "y7", "domain": [0, 1], "matches": "x23", "showticklabels": false}, "xaxis8": {"anchor": "y8", "domain": [0, 1], "matches": "x23", "showticklabels": false}, "xaxis9": {"anchor": "y9", "domain": [0, 1], "matches": "x23", "showticklabels": false}, "yaxis": {"anchor": "x", "domain": [0.9757, 1], "title": {"font": {"size": 10}, "text": "Deg/s"}}, "yaxis10": {"anchor": "x10", "domain": [0.5765, 0.6009], "title": {"font": {"size": 10}, "text": "Deg/s"}}, "yaxis11": {"anchor": "x11", "domain": [0.5322, 0.5565], "title": {"font": {"size": 10}, "text": "Deg/s"}}, "yaxis12": {"anchor": "x12", "domain": [0.4878, 0.5122], "title": {"font": {"size": 10}, "text": "Deg/s"}}, "yaxis13": {"anchor": "x13", "domain": [0.4435, 0.4678], "title": {"font": {"size": 10}, "text": "Deg/s"}}, "yaxis14": {"anchor": "x14", "domain": [0.3991, 0.4235], "title": {"font": {"size": 10}, "text": "Deg/s"}}, "yaxis15": {"anchor": "x15", "domain": [0.3548, 0.3791], "title": {"font": {"size": 10}, "text": "Deg/s"}}, "yaxis16": {"anchor": "x16", "domain": [0.3104, 0.3348], "title": {"font": {"size": 10}, "text": "Deg/s"}}, "yaxis17": {"anchor": "x17", "domain": [0.2661, 0.2904], "title": {"font": {"size": 10}, "text": "Deg/s"}}, "yaxis18": {"anchor": "x18", "domain": [0.2217, 0.2461], "title": {"font": {"size": 10}, "text": "Deg/s"}}, "yaxis19": {"anchor": "x19", "domain": [0.1774, 0.2017], "title": {"font": {"size": 10}, "text": "Deg/s"}}, "yaxis2": {"anchor": "x2", "domain": [0.9313, 0.9557], "title": {"font": {"size": 10}, "text": "Deg/s"}}, "yaxis20": {"anchor": "x20", "domain": [0.133, 0.1574], "title": {"font": {"size": 10}, "text": "Deg/s"}}, "yaxis21": {"anchor": "x21", "domain": [0.0887, 0.113], "title": {"font": {"size": 10}, "text": "Deg/s"}}, "yaxis22": {"anchor": "x22", "domain": [0.04435, 0.0687], "title": {"font": {"size": 10}, "text": "Deg/s"}}, "yaxis23": {"anchor": "x23", "domain": [0, 0.02435], "title": {"font": {"size": 10}, "text": "Deg/s"}}, "yaxis3": {"anchor": "x3", "domain": [0.887, 0.9113], "title": {"font": {"size": 10}, "text": "Deg/s"}}, "yaxis4": {"anchor": "x4", "domain": [0.8426, 0.867], "title": {"font": {"size": 10}, "text": "Deg/s"}}, "yaxis5": {"anchor": "x5", "domain": [0.7983, 0.8226], "title": {"font": {"size": 10}, "text": "Deg/s"}}, "yaxis6": {"anchor": "x6", "domain": [0.7539, 0.7783], "title": {"font": {"size": 10}, "text": "Deg/s"}}, "yaxis7": {"anchor": "x7", "domain": [0.7096, 0.7339], "title": {"font": {"size": 10}, "text": "Deg/s"}}, "yaxis8": {"anchor": "x8", "domain": [0.6652, 0.6896], "title": {"font": {"size": 10}, "text": "Deg/s"}}, "yaxis9": {"anchor": "x9", "domain": [0.6209, 0.6452], "title": {"font": {"size": 10}, "text": "Deg/s"}}}}
